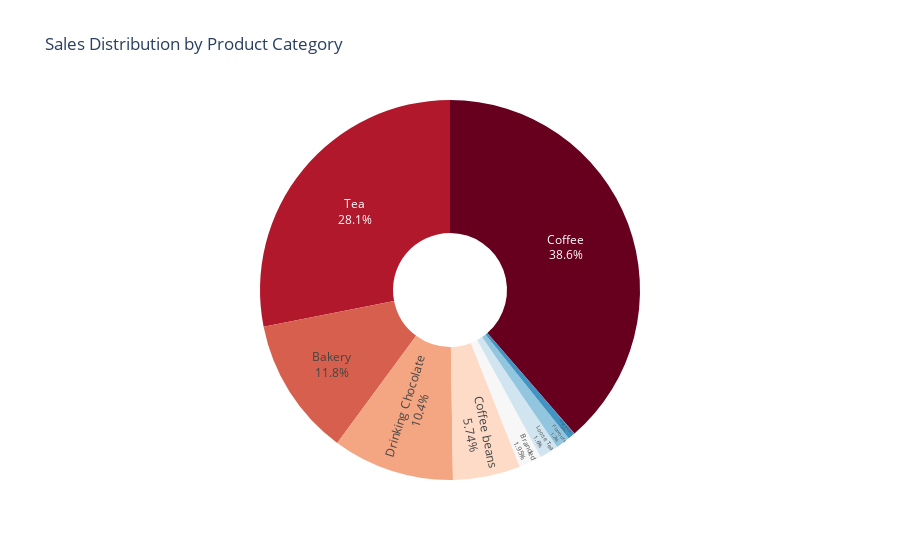

Write notebook code for a chart like this one.
### Markdown cell above
#### Sales Analysis by Product Category

### Code cell
print("\n--- Generating Sales Analysis by Product Category ---")
category_sales = df.groupby('product_category')['sales'].sum().reset_index()

fig_pie_category = px.pie(
    category_sales,
    names='product_category',
    values='sales',
    title='Sales Distribution by Product Category',
    hole=0.3,
    color_discrete_sequence=px.colors.sequential.RdBu
)
fig_pie_category.update_traces(textposition='inside', textinfo='percent+label')
fig_pie_category.update_layout(showlegend=False)
fig_pie_category.show()

### Figure 1 — Plotly figure (JSON) as saved in the notebook; plotly's stock layout.template omitted (floating-point values rounded to 4 significant figures)
{"data": [{"domain": {"x": [0, 1], "y": [0, 1]}, "hole": 0.3, "hovertemplate": "product_category=%{label}<br>sales=%{value}<extra></extra>", "labels": ["Bakery", "Branded", "Coffee", "Coffee beans", "Drinking Chocolate", "Flavours", "Loose Tea", "Packaged Chocolate", "Tea"], "legendgroup": "", "name": "", "showlegend": true, "textinfo": "percent+label", "textposition": "inside", "type": "pie", "values": [82320.0, 13607, 270000.0, 40090.0, 72416, 8409.0, 11210.0, 4408.0, 196400.0]}], "layout": {"legend": {"tracegroupgap": 0}, "piecolorway": ["rgb(103,0,31)", "rgb(178,24,43)", "rgb(214,96,77)", "rgb(244,165,130)", "rgb(253,219,199)", "rgb(247,247,247)", "rgb(209,229,240)", "rgb(146,197,222)", "rgb(67,147,195)", "rgb(33,102,172)", "rgb(5,48,97)"], "showlegend": false, "title": {"text": "Sales Distribution by Product Category"}}}
